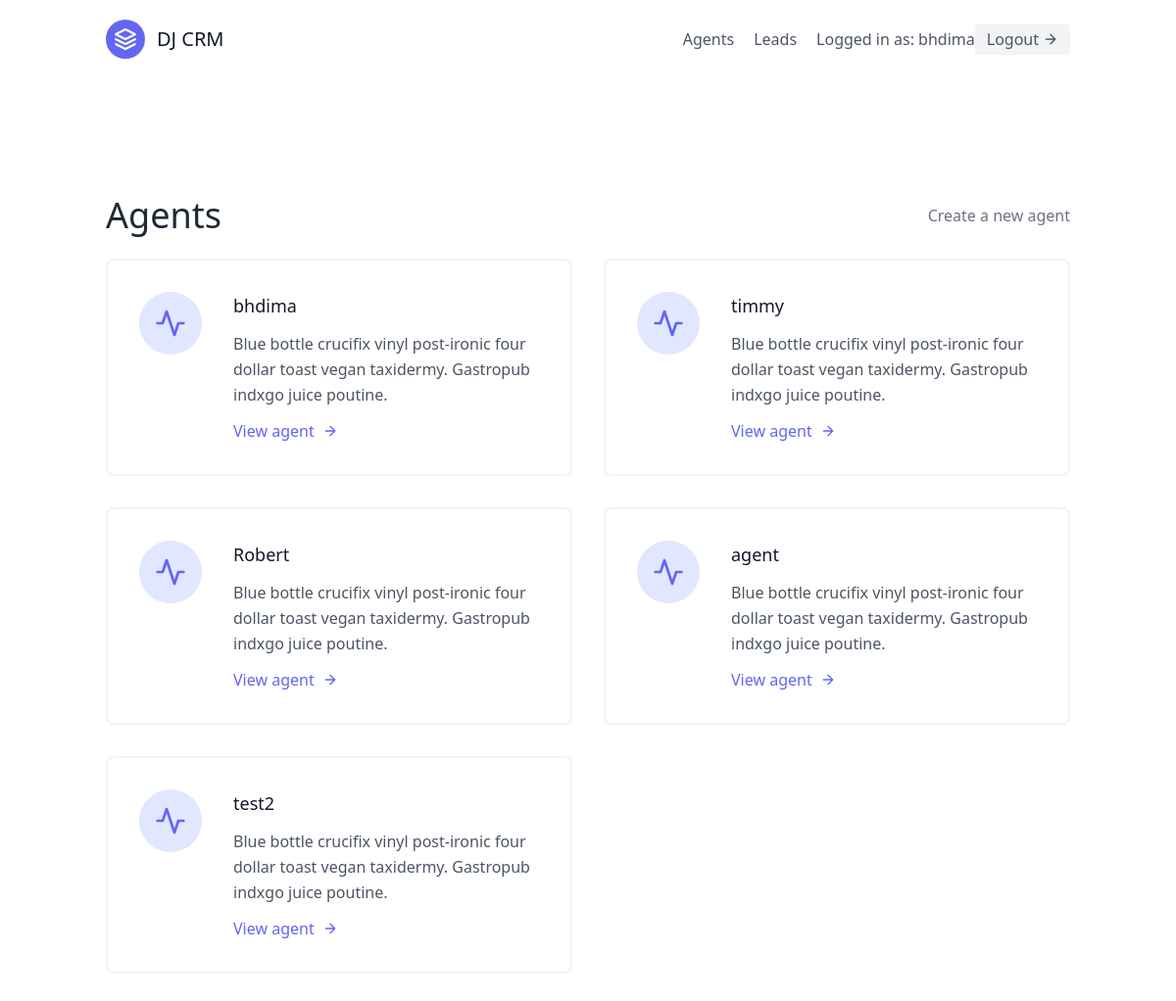
Screenshot of /agents/ (signed in) with the database file from the repository.
### leads/models.py (models this page shows, shortened)
class User(AbstractUser):
    is_organizor = models.BooleanField(default=True)
    is_agent = models.BooleanField(default=False)

class Agent(models.Model):
    user = models.OneToOneField(User, on_delete=models.CASCADE)
    organization = models.ForeignKey(UserProfile, on_delete=models.CASCADE)

### agents/views.py (the view)
# urls.py: path('', AgentListView.as_view(), name='agent-list'),
class AgentListView(OrganizorAndLoginRequiredMixin, generic.ListView):
    template_name = "agents/agent_list.html"
    def get_queryset(self):
        organization = self.request.user.userprofile
        return Agent.objects.filter(organization=organization)

### agents/mixins.py (called while the page is built)
    def dispatch(self, request, *args, **kwargs):
        if not request.user.is_authenticated or not request.user.is_organizor:
            return redirect("leads:lead-list")
        return super().dispatch(request, *args, **kwargs)

### agents/templates/agents/agent_list.html
{% extends "base.html" %}
{% block content %}
<section class="text-gray-600 body-font">
  <div class="container px-5 py-24 mx-auto flex flex-wrap">
      <div class="w-full py-6 flex justify-between items-center" >
          <div>
              <h1 class="text-4xl text-gray-800">Agents</h1>
          </div>
          <div>
              <a class="text-gray-500 hover:text-blue-500" href="{% url 'agents:agent-create' %}">Create a new agent</a>
          </div>
      </div>
    <div class="flex flex-wrap -m-4">
      {% for agent in object_list %}
      <div class="p-4 lg:w-1/2 md:w-full">
        <div class="flex border-2 rounded-lg border-gray-200 border-opacity-50 p-8 sm:flex-row flex-col">
          <div class="w-16 h-16 sm:mr-8 sm:mb-0 mb-4 inline-flex items-center justify-center rounded-full bg-indigo-100 text-indigo-500 flex-shrink-0">
              <svg fill="none" stroke="currentColor" stroke-linecap="round" stroke-linejoin="round" stroke-width="2" class="w-8 h-8" viewBox="0 0 24 24">
                  <path d="M22 12h-4l-3 9L9 3l-3 9H2"></path>
              </svg>
          </div>
          <div class="flex-grow">
              <h2 class="text-gray-900 text-lg title-font font-medium mb-3">
                  {{ agent.user.username }}
              </h2>
              <p class="leading-relaxed text-base">
                  Blue bottle crucifix vinyl post-ironic four dollar toast vegan taxidermy. Gastropub indxgo juice poutine.
              </p>
              <a href="{% url 'agents:agent-detail' agent.pk %}"  class="mt-3 text-indigo-500 inline-flex items-center">
                  View agent
                  <svg fill="none" stroke="currentColor" stroke-linecap="round" stroke-linejoin="round" stroke-width="2" class="w-4 h-4 ml-2" viewBox="0 0 24 24">
                    <path d="M5 12h14M12 5l7 7-7 7"></path>
                 </svg>
            </a>
          </div>
        </div>
      </div>
      {% endfor %}
    </div>
  </div>
</section>
{% endblock content %}

### templates/navbar.html (shortened to what this page needs)
<header class="text-gray-600 body-font">
    <div class="container mx-auto flex flex-wrap p-5 flex-col md:flex-row items-center">
      <a class="flex title-font font-medium items-center text-gray-900 mb-4 md:mb-0">
        <svg xmlns="http://www.w3.org/2000/svg" fill="none" stroke="currentColor" stroke-linecap="round" stroke-linejoin="round" stroke-width="2" class="w-10 h-10 text-white p-2 bg-indigo-500 rounded-full" viewBox="0 0 24 24">
          <path d="M12 2L2 7l10 5 10-5-10-5zM2 17l10 5 10-5M2 12l10 5 10-5"></path>
        </svg>
        <span class="ml-3 text-xl">DJ CRM</span>
      </a>
      <nav class="md:ml-auto flex flex-wrap items-center text-base justify-center">
        {% if not request.user.is_authenticated %}
          <a href="{% url 'signup' %}" class="mr-5 hover:text-gray-900">Signup</a>
        {% else %}
          {% if request.user.is_organizor %}
          <a href="{% url 'agents:agent-list' %}" class="mr-5 hover:text-gray-900">Agents</a>
          {% endif %}
          <a href="{% url 'leads:lead-list' %}" class="mr-5 hover:text-gray-900">Leads</a>
          {% endif %}
      </nav>
      {% if request.user.is_authenticated %}
        Logged in as: {{ request.user.username }}
        <a href="{% url 'logout' %}" class="inline-flex items-center bg-gray-100 border-0 py-1 px-3 focus:outline-none hover:bg-gray-200 rounded text-base mt-4 md:mt-0">
          Logout
            <svg fill="none" stroke="currentColor" stroke-linecap="round" stroke-linejoin="round" stroke-width="2" class="w-4 h-4 ml-1" viewBox="0 0 24 24">
              <path d="M5 12h14M12 5l7 7-7 7"></path>
            </svg>
        </a>
      {% endif %}
    </div>
</header>

### rows the page displays
User: user.username "bhdima"
Agent: user.username "bhdima"
Agent: user.username "timmy"
Agent: user.username "Robert"
Agent: user.username "agent"
Agent: user.username "test2"
